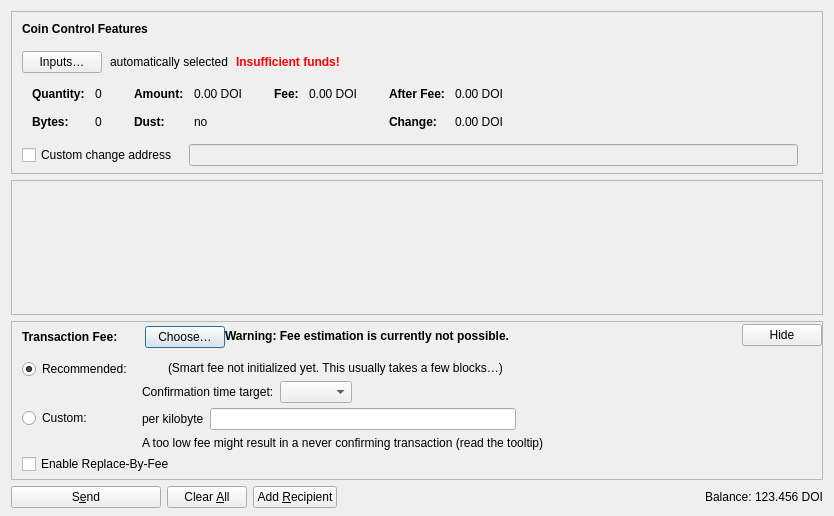
<?xml version="1.0" encoding="UTF-8"?>
<ui version="4.0">
 <class>SendCoinsDialog</class>
 <widget class="QDialog" name="SendCoinsDialog">
  <property name="geometry">
   <rect>
    <x>0</x>
    <y>0</y>
    <width>831</width>
    <height>516</height>
   </rect>
  </property>
  <property name="windowTitle">
   <string>Send Coins</string>
  </property>
  <layout class="QVBoxLayout" name="verticalLayout" stretch="0,1,0,0">
   <property name="bottomMargin">
    <number>8</number>
   </property>
   <item>
    <widget class="QFrame" name="frameCoinControl">
     <property name="sizePolicy">
      <sizepolicy hsizetype="Expanding" vsizetype="Expanding">
       <horstretch>0</horstretch>
       <verstretch>0</verstretch>
      </sizepolicy>
     </property>
     <property name="maximumSize">
      <size>
       <width>16777215</width>
       <height>16777215</height>
      </size>
     </property>
     <property name="frameShape">
      <enum>QFrame::StyledPanel</enum>
     </property>
     <property name="frameShadow">
      <enum>QFrame::Sunken</enum>
     </property>
     <layout class="QVBoxLayout" name="verticalLayoutCoinControl2">
      <property name="spacing">
       <number>0</number>
      </property>
      <property name="leftMargin">
       <number>0</number>
      </property>
      <property name="topMargin">
       <number>0</number>
      </property>
      <property name="rightMargin">
       <number>0</number>
      </property>
      <property name="bottomMargin">
       <number>6</number>
      </property>
      <item>
       <layout class="QVBoxLayout" name="verticalLayoutCoinControl" stretch="0,0,0,0,1">
        <property name="spacing">
         <number>0</number>
        </property>
        <property name="leftMargin">
         <number>10</number>
        </property>
        <property name="topMargin">
         <number>10</number>
        </property>
        <item>
         <layout class="QHBoxLayout" name="horizontalLayoutCoinControl1">
          <property name="bottomMargin">
           <number>15</number>
          </property>
          <item>
           <widget class="QLabel" name="labelCoinControlFeatures">
            <property name="sizePolicy">
             <sizepolicy hsizetype="Preferred" vsizetype="Maximum">
              <horstretch>0</horstretch>
              <verstretch>0</verstretch>
             </sizepolicy>
            </property>
            <property name="font">
             <font>
              <weight>75</weight>
              <bold>true</bold>
             </font>
            </property>
            <property name="styleSheet">
             <string notr="true">font-weight:bold;</string>
            </property>
            <property name="text">
             <string>Coin Control Features</string>
            </property>
           </widget>
          </item>
         </layout>
        </item>
        <item>
         <layout class="QHBoxLayout" name="horizontalLayoutCoinControl2" stretch="0,0,0,0">
          <property name="spacing">
           <number>8</number>
          </property>
          <property name="bottomMargin">
           <number>10</number>
          </property>
          <item>
           <widget class="QPushButton" name="pushButtonCoinControl">
            <property name="styleSheet">
             <string notr="true"/>
            </property>
            <property name="text">
             <string>Inputs…</string>
            </property>
            <property name="autoDefault">
             <bool>false</bool>
            </property>
           </widget>
          </item>
          <item>
           <widget class="QLabel" name="labelCoinControlAutomaticallySelected">
            <property name="text">
             <string>automatically selected</string>
            </property>
            <property name="margin">
             <number>5</number>
            </property>
           </widget>
          </item>
          <item>
           <widget class="QLabel" name="labelCoinControlInsuffFunds">
            <property name="font">
             <font>
              <weight>75</weight>
              <bold>true</bold>
             </font>
            </property>
            <property name="styleSheet">
             <string notr="true">color:red;font-weight:bold;</string>
            </property>
            <property name="text">
             <string>Insufficient funds!</string>
            </property>
            <property name="margin">
             <number>5</number>
            </property>
           </widget>
          </item>
          <item>
           <spacer name="horizontalSpacerCoinControl">
            <property name="orientation">
             <enum>Qt::Horizontal</enum>
            </property>
            <property name="sizeHint" stdset="0">
             <size>
              <width>40</width>
              <height>1</height>
             </size>
            </property>
           </spacer>
          </item>
         </layout>
        </item>
        <item>
         <widget class="QWidget" name="widgetCoinControl" native="true">
          <property name="sizePolicy">
           <sizepolicy hsizetype="Preferred" vsizetype="Preferred">
            <horstretch>0</horstretch>
            <verstretch>0</verstretch>
           </sizepolicy>
          </property>
          <property name="minimumSize">
           <size>
            <width>0</width>
            <height>0</height>
           </size>
          </property>
          <property name="styleSheet">
           <string notr="true"/>
          </property>
          <layout class="QHBoxLayout" name="horizontalLayoutCoinControl5">
           <property name="leftMargin">
            <number>0</number>
           </property>
           <property name="topMargin">
            <number>0</number>
           </property>
           <property name="rightMargin">
            <number>0</number>
           </property>
           <property name="bottomMargin">
            <number>0</number>
           </property>
           <item>
            <layout class="QHBoxLayout" name="horizontalLayoutCoinControl3" stretch="0,0,0,1">
             <property name="spacing">
              <number>20</number>
             </property>
             <property name="topMargin">
              <number>0</number>
             </property>
             <property name="bottomMargin">
              <number>10</number>
             </property>
             <item>
              <layout class="QFormLayout" name="formLayoutCoinControl1">
               <property name="horizontalSpacing">
                <number>10</number>
               </property>
               <property name="verticalSpacing">
                <number>14</number>
               </property>
               <property name="leftMargin">
                <number>10</number>
               </property>
               <property name="topMargin">
                <number>4</number>
               </property>
               <property name="rightMargin">
                <number>6</number>
               </property>
               <item row="0" column="0">
                <widget class="QLabel" name="labelCoinControlQuantityText">
                 <property name="font">
                  <font>
                   <weight>75</weight>
                   <bold>true</bold>
                  </font>
                 </property>
                 <property name="text">
                  <string>Quantity:</string>
                 </property>
                 <property name="margin">
                  <number>0</number>
                 </property>
                </widget>
               </item>
               <item row="0" column="1">
                <widget class="QLabel" name="labelCoinControlQuantity">
                 <property name="cursor">
                  <cursorShape>IBeamCursor</cursorShape>
                 </property>
                 <property name="contextMenuPolicy">
                  <enum>Qt::ActionsContextMenu</enum>
                 </property>
                 <property name="text">
                  <string notr="true">0</string>
                 </property>
                 <property name="margin">
                  <number>0</number>
                 </property>
                 <property name="textInteractionFlags">
                  <set>Qt::LinksAccessibleByMouse|Qt::TextSelectableByKeyboard|Qt::TextSelectableByMouse</set>
                 </property>
                </widget>
               </item>
               <item row="1" column="0">
                <widget class="QLabel" name="labelCoinControlBytesText">
                 <property name="font">
                  <font>
                   <weight>75</weight>
                   <bold>true</bold>
                  </font>
                 </property>
                 <property name="text">
                  <string>Bytes:</string>
                 </property>
                </widget>
               </item>
               <item row="1" column="1">
                <widget class="QLabel" name="labelCoinControlBytes">
                 <property name="cursor">
                  <cursorShape>IBeamCursor</cursorShape>
                 </property>
                 <property name="contextMenuPolicy">
                  <enum>Qt::ActionsContextMenu</enum>
                 </property>
                 <property name="text">
                  <string notr="true">0</string>
                 </property>
                 <property name="textInteractionFlags">
                  <set>Qt::LinksAccessibleByMouse|Qt::TextSelectableByKeyboard|Qt::TextSelectableByMouse</set>
                 </property>
                </widget>
               </item>
              </layout>
             </item>
             <item>
              <layout class="QFormLayout" name="formLayoutCoinControl2">
               <property name="horizontalSpacing">
                <number>10</number>
               </property>
               <property name="verticalSpacing">
                <number>14</number>
               </property>
               <property name="leftMargin">
                <number>6</number>
               </property>
               <property name="topMargin">
                <number>4</number>
               </property>
               <property name="rightMargin">
                <number>6</number>
               </property>
               <item row="0" column="0">
                <widget class="QLabel" name="labelCoinControlAmountText">
                 <property name="font">
                  <font>
                   <weight>75</weight>
                   <bold>true</bold>
                  </font>
                 </property>
                 <property name="text">
                  <string>Amount:</string>
                 </property>
                 <property name="margin">
                  <number>0</number>
                 </property>
                </widget>
               </item>
               <item row="0" column="1">
                <widget class="QLabel" name="labelCoinControlAmount">
                 <property name="cursor">
                  <cursorShape>IBeamCursor</cursorShape>
                 </property>
                 <property name="contextMenuPolicy">
                  <enum>Qt::ActionsContextMenu</enum>
                 </property>
                 <property name="text">
                  <string notr="true">0.00 DOI</string>
                 </property>
                 <property name="textInteractionFlags">
                  <set>Qt::LinksAccessibleByMouse|Qt::TextSelectableByKeyboard|Qt::TextSelectableByMouse</set>
                 </property>
                </widget>
               </item>
               <item row="1" column="0">
                <widget class="QLabel" name="labelCoinControlLowOutputText">
                 <property name="font">
                  <font>
                   <weight>75</weight>
                   <bold>true</bold>
                  </font>
                 </property>
                 <property name="text">
                  <string>Dust:</string>
                 </property>
                </widget>
               </item>
               <item row="1" column="1">
                <widget class="QLabel" name="labelCoinControlLowOutput">
                 <property name="cursor">
                  <cursorShape>IBeamCursor</cursorShape>
                 </property>
                 <property name="contextMenuPolicy">
                  <enum>Qt::ActionsContextMenu</enum>
                 </property>
                 <property name="text">
                  <string notr="true">no</string>
                 </property>
                 <property name="textInteractionFlags">
                  <set>Qt::LinksAccessibleByMouse|Qt::TextSelectableByKeyboard|Qt::TextSelectableByMouse</set>
                 </property>
                </widget>
               </item>
              </layout>
             </item>
             <item>
              <layout class="QFormLayout" name="formLayoutCoinControl3">
               <property name="horizontalSpacing">
                <number>10</number>
               </property>
               <property name="verticalSpacing">
                <number>14</number>
               </property>
               <property name="leftMargin">
                <number>6</number>
               </property>
               <property name="topMargin">
                <number>4</number>
               </property>
               <property name="rightMargin">
                <number>6</number>
               </property>
               <item row="0" column="0">
                <widget class="QLabel" name="labelCoinControlFeeText">
                 <property name="font">
                  <font>
                   <weight>75</weight>
                   <bold>true</bold>
                  </font>
                 </property>
                 <property name="text">
                  <string>Fee:</string>
                 </property>
                 <property name="margin">
                  <number>0</number>
                 </property>
                </widget>
               </item>
               <item row="0" column="1">
                <widget class="QLabel" name="labelCoinControlFee">
                 <property name="cursor">
                  <cursorShape>IBeamCursor</cursorShape>
                 </property>
                 <property name="contextMenuPolicy">
                  <enum>Qt::ActionsContextMenu</enum>
                 </property>
                 <property name="text">
                  <string notr="true">0.00 DOI</string>
                 </property>
                 <property name="textInteractionFlags">
                  <set>Qt::LinksAccessibleByMouse|Qt::TextSelectableByKeyboard|Qt::TextSelectableByMouse</set>
                 </property>
                </widget>
               </item>
              </layout>
             </item>
             <item>
              <layout class="QFormLayout" name="formLayoutCoinControl4">
               <property name="horizontalSpacing">
                <number>10</number>
               </property>
               <property name="verticalSpacing">
                <number>14</number>
               </property>
               <property name="leftMargin">
                <number>6</number>
               </property>
               <property name="topMargin">
                <number>4</number>
               </property>
               <property name="rightMargin">
                <number>6</number>
               </property>
               <item row="0" column="0">
                <widget class="QLabel" name="labelCoinControlAfterFeeText">
                 <property name="font">
                  <font>
                   <weight>75</weight>
                   <bold>true</bold>
                  </font>
                 </property>
                 <property name="text">
                  <string>After Fee:</string>
                 </property>
                 <property name="margin">
                  <number>0</number>
                 </property>
                </widget>
               </item>
               <item row="0" column="1">
                <widget class="QLabel" name="labelCoinControlAfterFee">
                 <property name="cursor">
                  <cursorShape>IBeamCursor</cursorShape>
                 </property>
                 <property name="contextMenuPolicy">
                  <enum>Qt::ActionsContextMenu</enum>
                 </property>
                 <property name="text">
                  <string notr="true">0.00 DOI</string>
                 </property>
                 <property name="textInteractionFlags">
                  <set>Qt::LinksAccessibleByMouse|Qt::TextSelectableByKeyboard|Qt::TextSelectableByMouse</set>
                 </property>
                </widget>
               </item>
               <item row="1" column="0">
                <widget class="QLabel" name="labelCoinControlChangeText">
                 <property name="font">
                  <font>
                   <weight>75</weight>
                   <bold>true</bold>
                  </font>
                 </property>
                 <property name="text">
                  <string>Change:</string>
                 </property>
                </widget>
               </item>
               <item row="1" column="1">
                <widget class="QLabel" name="labelCoinControlChange">
                 <property name="cursor">
                  <cursorShape>IBeamCursor</cursorShape>
                 </property>
                 <property name="contextMenuPolicy">
                  <enum>Qt::ActionsContextMenu</enum>
                 </property>
                 <property name="text">
                  <string notr="true">0.00 DOI</string>
                 </property>
                 <property name="textInteractionFlags">
                  <set>Qt::LinksAccessibleByMouse|Qt::TextSelectableByKeyboard|Qt::TextSelectableByMouse</set>
                 </property>
                </widget>
               </item>
              </layout>
             </item>
            </layout>
           </item>
          </layout>
         </widget>
        </item>
        <item>
         <layout class="QHBoxLayout" name="horizontalLayoutCoinControl4" stretch="0,0,0">
          <property name="spacing">
           <number>12</number>
          </property>
          <property name="sizeConstraint">
           <enum>QLayout::SetDefaultConstraint</enum>
          </property>
          <property name="topMargin">
           <number>5</number>
          </property>
          <property name="rightMargin">
           <number>5</number>
          </property>
          <item>
           <widget class="QCheckBox" name="checkBoxCoinControlChange">
            <property name="toolTip">
             <string>If this is activated, but the change address is empty or invalid, change will be sent to a newly generated address.</string>
            </property>
            <property name="text">
             <string>Custom change address</string>
            </property>
           </widget>
          </item>
          <item>
           <widget class="QValidatedLineEdit" name="lineEditCoinControlChange">
            <property name="enabled">
             <bool>false</bool>
            </property>
            <property name="sizePolicy">
             <sizepolicy hsizetype="Expanding" vsizetype="Fixed">
              <horstretch>0</horstretch>
              <verstretch>0</verstretch>
             </sizepolicy>
            </property>
           </widget>
          </item>
          <item>
           <widget class="QLabel" name="labelCoinControlChangeLabel">
            <property name="sizePolicy">
             <sizepolicy hsizetype="Preferred" vsizetype="Expanding">
              <horstretch>0</horstretch>
              <verstretch>0</verstretch>
             </sizepolicy>
            </property>
            <property name="minimumSize">
             <size>
              <width>0</width>
              <height>0</height>
             </size>
            </property>
            <property name="text">
             <string/>
            </property>
            <property name="margin">
             <number>3</number>
            </property>
           </widget>
          </item>
         </layout>
        </item>
        <item>
         <spacer name="verticalSpacerCoinControl">
          <property name="orientation">
           <enum>Qt::Vertical</enum>
          </property>
          <property name="sizeHint" stdset="0">
           <size>
            <width>800</width>
            <height>1</height>
           </size>
          </property>
         </spacer>
        </item>
       </layout>
      </item>
     </layout>
    </widget>
   </item>
   <item>
    <widget class="QScrollArea" name="scrollArea">
     <property name="widgetResizable">
      <bool>true</bool>
     </property>
     <widget class="QWidget" name="scrollAreaWidgetContents">
      <property name="geometry">
       <rect>
        <x>0</x>
        <y>0</y>
        <width>811</width>
        <height>68</height>
       </rect>
      </property>
      <layout class="QVBoxLayout" name="verticalLayout_2" stretch="0,1">
       <property name="leftMargin">
        <number>0</number>
       </property>
       <property name="topMargin">
        <number>0</number>
       </property>
       <property name="rightMargin">
        <number>0</number>
       </property>
       <property name="bottomMargin">
        <number>0</number>
       </property>
       <item>
        <layout class="QVBoxLayout" name="entries">
         <property name="spacing">
          <number>6</number>
         </property>
        </layout>
       </item>
       <item>
        <spacer name="verticalSpacer">
         <property name="orientation">
          <enum>Qt::Vertical</enum>
         </property>
         <property name="sizeHint" stdset="0">
          <size>
           <width>20</width>
           <height>40</height>
          </size>
         </property>
        </spacer>
       </item>
      </layout>
     </widget>
    </widget>
   </item>
   <item>
    <widget class="QFrame" name="frameFee">
     <property name="sizePolicy">
      <sizepolicy hsizetype="Expanding" vsizetype="Expanding">
       <horstretch>0</horstretch>
       <verstretch>0</verstretch>
      </sizepolicy>
     </property>
     <property name="maximumSize">
      <size>
       <width>16777215</width>
       <height>16777215</height>
      </size>
     </property>
     <property name="frameShape">
      <enum>QFrame::StyledPanel</enum>
     </property>
     <property name="frameShadow">
      <enum>QFrame::Sunken</enum>
     </property>
     <layout class="QVBoxLayout" name="verticalLayoutFee1">
      <property name="spacing">
       <number>0</number>
      </property>
      <property name="leftMargin">
       <number>0</number>
      </property>
      <property name="topMargin">
       <number>0</number>
      </property>
      <property name="rightMargin">
       <number>0</number>
      </property>
      <property name="bottomMargin">
       <number>0</number>
      </property>
      <item>
       <layout class="QVBoxLayout" name="verticalLayoutFee2" stretch="0,0,0">
        <property name="spacing">
         <number>0</number>
        </property>
        <property name="leftMargin">
         <number>10</number>
        </property>
        <property name="topMargin">
         <number>0</number>
        </property>
        <item>
         <layout class="QHBoxLayout" name="horizontalLayoutFee1">
          <property name="bottomMargin">
           <number>0</number>
          </property>
          <item>
           <layout class="QVBoxLayout" name="verticalLayoutFee7">
            <property name="spacing">
             <number>0</number>
            </property>
            <item>
             <spacer name="verticalSpacerSmartFee">
              <property name="orientation">
               <enum>Qt::Vertical</enum>
              </property>
              <property name="sizeType">
               <enum>QSizePolicy::Fixed</enum>
              </property>
              <property name="sizeHint" stdset="0">
               <size>
                <width>1</width>
                <height>4</height>
               </size>
              </property>
             </spacer>
            </item>
            <item>
             <layout class="QHBoxLayout" name="horizontalLayoutSmartFee">
              <property name="spacing">
               <number>10</number>
              </property>
              <item>
               <widget class="QLabel" name="labelFeeHeadline">
                <property name="sizePolicy">
                 <sizepolicy hsizetype="Preferred" vsizetype="Maximum">
                  <horstretch>0</horstretch>
                  <verstretch>0</verstretch>
                 </sizepolicy>
                </property>
                <property name="font">
                 <font>
                  <weight>75</weight>
                  <bold>true</bold>
                 </font>
                </property>
                <property name="styleSheet">
                 <string notr="true">font-weight:bold;</string>
                </property>
                <property name="text">
                 <string>Transaction Fee:</string>
                </property>
               </widget>
              </item>
              <item>
               <widget class="QLabel" name="labelFeeMinimized">
                <property name="text">
                 <string/>
                </property>
               </widget>
              </item>
              <item>
               <widget class="QPushButton" name="buttonChooseFee">
                <property name="text">
                 <string>Choose…</string>
                </property>
               </widget>
              </item>
             </layout>
            </item>
            <item>
             <spacer name="verticalSpacer_5">
              <property name="orientation">
               <enum>Qt::Vertical</enum>
              </property>
              <property name="sizeHint" stdset="0">
               <size>
                <width>1</width>
                <height>1</height>
               </size>
              </property>
             </spacer>
            </item>
           </layout>
          </item>
          <item>
           <widget class="QLabel" name="fallbackFeeWarningLabel">
            <property name="font">
             <font>
              <weight>75</weight>
              <bold>true</bold>
             </font>
            </property>
            <property name="toolTip">
             <string>Using the fallbackfee can result in sending a transaction that will take several hours or days (or never) to confirm. Consider choosing your fee manually or wait until you have validated the complete chain.</string>
            </property>
            <property name="text">
             <string>Warning: Fee estimation is currently not possible.</string>
            </property>
            <property name="wordWrap">
             <bool>false</bool>
            </property>
           </widget>
          </item>
          <item>
           <spacer name="horizontalSpacer_4">
            <property name="orientation">
             <enum>Qt::Horizontal</enum>
            </property>
            <property name="sizeType">
             <enum>QSizePolicy::MinimumExpanding</enum>
            </property>
            <property name="sizeHint" stdset="0">
             <size>
              <width>40</width>
              <height>20</height>
             </size>
            </property>
           </spacer>
          </item>
          <item>
           <widget class="QPushButton" name="buttonMinimizeFee">
            <property name="toolTip">
             <string>Hide transaction fee settings</string>
            </property>
            <property name="text">
             <string>Hide</string>
            </property>
           </widget>
          </item>
         </layout>
        </item>
        <item>
         <widget class="QFrame" name="frameFeeSelection">
          <layout class="QVBoxLayout" name="verticalLayoutFee12">
           <property name="spacing">
            <number>0</number>
           </property>
           <property name="leftMargin">
            <number>0</number>
           </property>
           <property name="topMargin">
            <number>0</number>
           </property>
           <property name="rightMargin">
            <number>0</number>
           </property>
           <property name="bottomMargin">
            <number>0</number>
           </property>
           <item>
            <layout class="QGridLayout" name="gridLayoutFee">
             <property name="topMargin">
              <number>10</number>
             </property>
             <property name="bottomMargin">
              <number>4</number>
             </property>
             <property name="horizontalSpacing">
              <number>10</number>
             </property>
             <property name="verticalSpacing">
              <number>4</number>
             </property>
             <item row="1" column="1">
              <layout class="QVBoxLayout" name="verticalLayoutFee8">
               <property name="spacing">
                <number>6</number>
               </property>
               <item>
                <layout class="QHBoxLayout" name="horizontalLayoutFee13">
                 <item>
                  <widget class="QLabel" name="labelCustomPerKilobyte">
                   <property name="toolTip">
                    <string>Specify a custom fee per kB (1,000 bytes) of the transaction's virtual size.

Note:  Since the fee is calculated on a per-byte basis, a fee rate of &quot;100 satoshis per kvB&quot; for a transaction size of 500 virtual bytes (half of 1 kvB) would ultimately yield a fee of only 50 satoshis.</string>
                   </property>
                   <property name="text">
                    <string>per kilobyte</string>
                   </property>
                  </widget>
                 </item>
                 <item>
                  <widget class="BitcoinAmountField" name="customFee"/>
                 </item>
                 <item>
                  <spacer name="horizontalSpacer_6">
                   <property name="orientation">
                    <enum>Qt::Horizontal</enum>
                   </property>
                   <property name="sizeHint" stdset="0">
                    <size>
                     <width>1</width>
                     <height>1</height>
                    </size>
                   </property>
                  </spacer>
                 </item>
                </layout>
               </item>
               <item>
                <layout class="QHBoxLayout" name="horizontalLayoutFee8">
                 <item>
                  <widget class="QLabel" name="labelCustomFeeWarning">
                   <property name="enabled">
                    <bool>true</bool>
                   </property>
                   <property name="toolTip">
                    <string>When there is less transaction volume than space in the blocks, miners as well as relaying nodes may enforce a minimum fee. Paying only this minimum fee is just fine, but be aware that this can result in a never confirming transaction once there is more demand for bitcoin transactions than the network can process.</string>
                   </property>
                   <property name="text">
                    <string>A too low fee might result in a never confirming transaction (read the tooltip)</string>
                   </property>
                  </widget>
                 </item>
                 <item>
                  <spacer name="horizontalSpacer_2">
                   <property name="orientation">
                    <enum>Qt::Horizontal</enum>
                   </property>
                   <property name="sizeHint" stdset="0">
                    <size>
                     <width>1</width>
                     <height>1</height>
                    </size>
                   </property>
                  </spacer>
                 </item>
                </layout>
               </item>
              </layout>
             </item>
             <item row="0" column="0">
              <layout class="QVBoxLayout" name="verticalLayoutFee4" stretch="0,1">
               <item>
                <widget class="QRadioButton" name="radioSmartFee">
                 <property name="text">
                  <string>Recommended:</string>
                 </property>
                 <property name="checked">
                  <bool>true</bool>
                 </property>
                 <attribute name="buttonGroup">
                  <string notr="true">groupFee</string>
                 </attribute>
                </widget>
               </item>
               <item>
                <spacer name="verticalSpacer_2">
                 <property name="orientation">
                  <enum>Qt::Vertical</enum>
                 </property>
                 <property name="sizeHint" stdset="0">
                  <size>
                   <width>1</width>
                   <height>1</height>
                  </size>
                 </property>
                </spacer>
               </item>
              </layout>
             </item>
             <item row="1" column="0">
              <layout class="QVBoxLayout" name="verticalLayoutFee9" stretch="0,1">
               <item>
                <widget class="QRadioButton" name="radioCustomFee">
                 <property name="text">
                  <string>Custom:</string>
                 </property>
                 <attribute name="buttonGroup">
                  <string notr="true">groupFee</string>
                 </attribute>
                </widget>
               </item>
               <item>
                <spacer name="verticalSpacer_6">
                 <property name="orientation">
                  <enum>Qt::Vertical</enum>
                 </property>
                 <property name="sizeHint" stdset="0">
                  <size>
                   <width>1</width>
                   <height>1</height>
                  </size>
                 </property>
                </spacer>
               </item>
              </layout>
             </item>
             <item row="0" column="1">
              <layout class="QVBoxLayout" name="verticalLayoutFee3" stretch="0,0,1">
               <property name="spacing">
                <number>6</number>
               </property>
               <property name="topMargin">
                <number>2</number>
               </property>
               <item>
                <layout class="QHBoxLayout" name="horizontalLayoutFee12">
                 <item>
                  <widget class="QLabel" name="labelSmartFee">
                   <property name="text">
                    <string/>
                   </property>
                  </widget>
                 </item>
                 <item>
                  <widget class="QLabel" name="labelFeeEstimation">
                   <property name="text">
                    <string/>
                   </property>
                  </widget>
                 </item>
                 <item>
                  <widget class="QLabel" name="labelSmartFee2">
                   <property name="text">
                    <string>(Smart fee not initialized yet. This usually takes a few blocks…)</string>
                   </property>
                  </widget>
                 </item>
                 <item>
                  <spacer name="horizontalSpacer_5">
                   <property name="orientation">
                    <enum>Qt::Horizontal</enum>
                   </property>
                   <property name="sizeHint" stdset="0">
                    <size>
                     <width>1</width>
                     <height>1</height>
                    </size>
                   </property>
                  </spacer>
                 </item>
                </layout>
               </item>
               <item>
                <layout class="QHBoxLayout" name="horizontalLayoutFee9">
                 <item>
                  <layout class="QVBoxLayout" name="verticalLayoutFee6">
                   <item>
                    <widget class="QLabel" name="labelSmartFee3">
                     <property name="text">
                      <string>Confirmation time target:</string>
                     </property>
                    </widget>
                   </item>
                  </layout>
                 </item>
                 <item>
                  <layout class="QVBoxLayout" name="verticalLayoutFee5">
                   <property name="rightMargin">
                    <number>30</number>
                   </property>
                   <item>
                    <layout class="QHBoxLayout" name="horizontalLayoutConfTarget">
                     <property name="bottomMargin">
                      <number>0</number>
                     </property>
                     <item>
                      <widget class="QComboBox" name="confTargetSelector"/>
                     </item>
                     <item>
                      <spacer name="horizontalSpacerConfTarget">
                       <property name="orientation">
                        <enum>Qt::Horizontal</enum>
                       </property>
                       <property name="sizeHint" stdset="0">
                        <size>
                         <width>40</width>
                         <height>20</height>
                        </size>
                       </property>
                      </spacer>
                     </item>
                    </layout>
                   </item>
                  </layout>
                 </item>
                </layout>
               </item>
               <item>
                <spacer name="verticalSpacer_4">
                 <property name="orientation">
                  <enum>Qt::Vertical</enum>
                 </property>
                 <property name="sizeHint" stdset="0">
                  <size>
                   <width>1</width>
                   <height>1</height>
                  </size>
                 </property>
                </spacer>
               </item>
              </layout>
             </item>
            </layout>
           </item>
           <item>
            <widget class="QCheckBox" name="optInRBF">
             <property name="toolTip">
              <string>With Replace-By-Fee (BIP-125) you can increase a transaction's fee after it is sent. Without this, a higher fee may be recommended to compensate for increased transaction delay risk.</string>
             </property>
             <property name="text">
              <string>Enable Replace-By-Fee</string>
             </property>
            </widget>
           </item>
          </layout>
         </widget>
        </item>
        <item>
         <spacer name="verticalSpacerFee">
          <property name="orientation">
           <enum>Qt::Vertical</enum>
          </property>
          <property name="sizeHint" stdset="0">
           <size>
            <width>40</width>
            <height>5</height>
           </size>
          </property>
         </spacer>
        </item>
       </layout>
      </item>
     </layout>
    </widget>
   </item>
   <item>
    <layout class="QHBoxLayout" name="horizontalLayout">
     <item>
      <widget class="QPushButton" name="sendButton">
       <property name="minimumSize">
        <size>
         <width>150</width>
         <height>0</height>
        </size>
       </property>
       <property name="toolTip">
        <string>Confirm the send action</string>
       </property>
       <property name="text">
        <string>S&amp;end</string>
       </property>
       <property name="icon">
        <iconset resource="../bitcoin.qrc">
         <normaloff>:/icons/send</normaloff>:/icons/send</iconset>
       </property>
       <property name="autoDefault">
        <bool>false</bool>
       </property>
       <property name="default">
        <bool>false</bool>
       </property>
      </widget>
     </item>
     <item>
      <widget class="QPushButton" name="clearButton">
       <property name="sizePolicy">
        <sizepolicy hsizetype="Minimum" vsizetype="Fixed">
         <horstretch>0</horstretch>
         <verstretch>0</verstretch>
        </sizepolicy>
       </property>
       <property name="toolTip">
        <string>Clear all fields of the form.</string>
       </property>
       <property name="text">
        <string>Clear &amp;All</string>
       </property>
       <property name="icon">
        <iconset resource="../bitcoin.qrc">
         <normaloff>:/icons/remove</normaloff>:/icons/remove</iconset>
       </property>
       <property name="autoDefault">
        <bool>false</bool>
       </property>
      </widget>
     </item>
     <item>
      <widget class="QPushButton" name="addButton">
       <property name="toolTip">
        <string>Send to multiple recipients at once</string>
       </property>
       <property name="text">
        <string>Add &amp;Recipient</string>
       </property>
       <property name="icon">
        <iconset resource="../bitcoin.qrc">
         <normaloff>:/icons/add</normaloff>:/icons/add</iconset>
       </property>
       <property name="autoDefault">
        <bool>false</bool>
       </property>
      </widget>
     </item>
     <item>
      <spacer name="horizontalSpacer">
       <property name="orientation">
        <enum>Qt::Horizontal</enum>
       </property>
       <property name="sizeHint" stdset="0">
        <size>
         <width>40</width>
         <height>20</height>
        </size>
       </property>
      </spacer>
     </item>
     <item>
      <layout class="QHBoxLayout" name="horizontalLayout_2">
       <property name="spacing">
        <number>3</number>
       </property>
       <item>
        <widget class="QLabel" name="labelBalanceName">
         <property name="sizePolicy">
          <sizepolicy hsizetype="Preferred" vsizetype="Fixed">
           <horstretch>0</horstretch>
           <verstretch>0</verstretch>
          </sizepolicy>
         </property>
         <property name="text">
          <string>Balance:</string>
         </property>
        </widget>
       </item>
       <item>
        <widget class="QLabel" name="labelBalance">
         <property name="sizePolicy">
          <sizepolicy hsizetype="Preferred" vsizetype="Fixed">
           <horstretch>0</horstretch>
           <verstretch>0</verstretch>
          </sizepolicy>
         </property>
         <property name="cursor">
          <cursorShape>IBeamCursor</cursorShape>
         </property>
         <property name="text">
          <string notr="true">123.456 DOI</string>
         </property>
         <property name="textInteractionFlags">
          <set>Qt::LinksAccessibleByMouse|Qt::TextSelectableByKeyboard|Qt::TextSelectableByMouse</set>
         </property>
        </widget>
       </item>
      </layout>
     </item>
    </layout>
   </item>
  </layout>
 </widget>
 <customwidgets>
  <customwidget>
   <class>QValidatedLineEdit</class>
   <extends>QLineEdit</extends>
   <header>qt/qvalidatedlineedit.h</header>
  </customwidget>
  <customwidget>
   <class>BitcoinAmountField</class>
   <extends>QLineEdit</extends>
   <header>qt/bitcoinamountfield.h</header>
   <container>1</container>
  </customwidget>
 </customwidgets>
 <resources>
  <include location="../bitcoin.qrc"/>
 </resources>
 <connections/>
 <buttongroups>
  <buttongroup name="groupFee"/>
 </buttongroups>
</ui>
